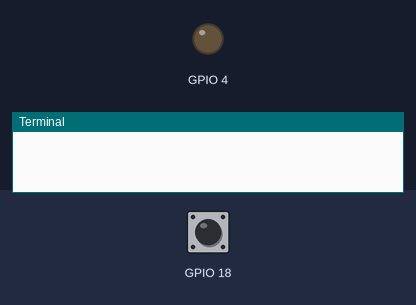
A program run on a simulated Raspberry Pi (BCM pin numbers). On the bench: output pins drawn as LEDs (lit = HIGH), the last lines printed to the terminal. The inputs (shaded band) are chosen by the test bench; at power-on: GPIO 18 HIGH.

Above: at 1.2 s.
1.3 s: GPIO 18 pulled LOW for 0.15 s
At 1.37 s:
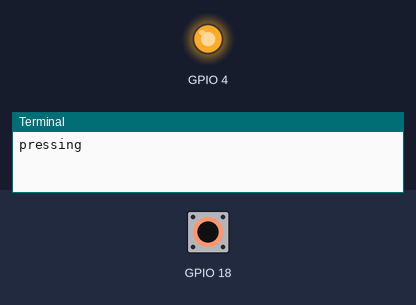
2.9 s: GPIO 18 pulled LOW for 3.2 s
At 6.6 s:
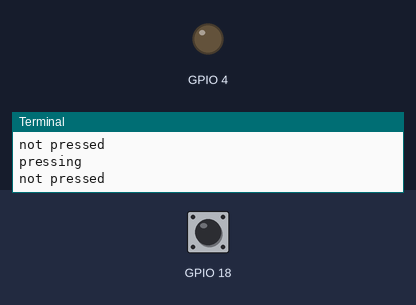
Timing chart, 0 to 8.1 s (numbered marks = the images above; inputs shaded):
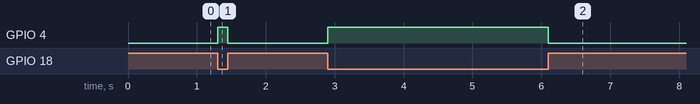

Measured:
- after the input at 1.3 s, GPIO 4: LOW → HIGH at once, → LOW 0.15 s later
- after the input at 2.9 s, GPIO 4: LOW → HIGH at once, → LOW 3.2 s later

The program:

1btn_1LED.py
```python
import RPi.GPIO as GPIO

GPIO.setwarnings(False)
GPIO.setmode(GPIO.BCM)
GPIO.setup(4, GPIO.OUT)
GPIO.setup(18, GPIO.IN, pull_up_down= GPIO.PUD_UP)

while True:
        GPIO.wait_for_edge(18, GPIO.FALLING)
        print('pressing')
        GPIO.output(4,1)

        GPIO.wait_for_edge(18, GPIO.RISING)
        print('not pressed')
        GPIO.output(4,0)
```
